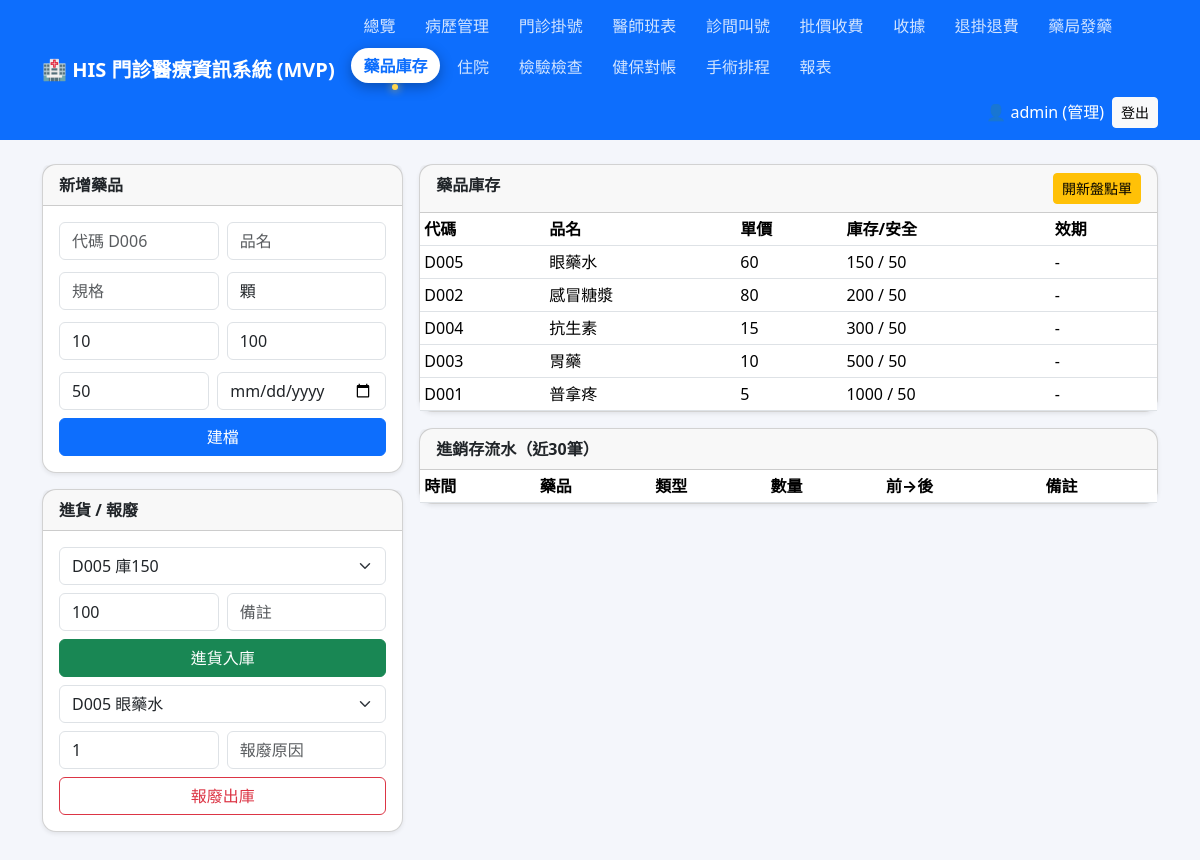
The app's page /inventory.php (signed in) with its own data.
### tables this page shows
CREATE TABLE IF NOT EXISTS drugs (
  id INT AUTO_INCREMENT PRIMARY KEY,
  code VARCHAR(30) NOT NULL UNIQUE,
  name VARCHAR(100) NOT NULL,
  spec VARCHAR(100) NULL,
  unit VARCHAR(20) NOT NULL DEFAULT '顆',
  price INT NOT NULL DEFAULT 0 COMMENT '單價(元)',
  stock INT NOT NULL DEFAULT 100,
  safety_stock INT NOT NULL DEFAULT 50,
  expiry DATE NULL,
  created_at TIMESTAMP DEFAULT CURRENT_TIMESTAMP
);

### includes/functions.php (called while the page is built, shortened)
<?php
function h($s) { return htmlspecialchars((string)$s, ENT_QUOTES, 'UTF-8'); }

### inventory.php (the view, shortened to what this page needs)
<?php
require_once __DIR__ . '/includes/header.php';
$pdo = db();
$drugs = $pdo->query('SELECT * FROM drugs ORDER BY stock ASC')->fetchAll();
$txns = $pdo->query('SELECT t.*, g.code, g.name FROM stock_txns t JOIN drugs g ON g.id=t.drug_id ORDER BY t.id DESC LIMIT 30')->fetchAll();
?>
<div class="row g-3">
<div class="col-md-4">
<div class="card shadow-sm"><div class="card-header fw-bold">新增藥品</div><div class="card-body">
<form method="post"><input type="hidden" name="act" value="new_drug">
<div class="row g-2"><div class="col"><input name="code" class="form-control" placeholder="代碼 D006" required></div><div class="col"><input name="name" class="form-control" placeholder="品名" required></div></div>
<div class="row g-2 mt-1"><div class="col"><input name="spec" class="form-control" placeholder="規格"></div><div class="col"><input name="unit" class="form-control" value="顆"></div></div>
<div class="row g-2 mt-1"><div class="col"><input name="price" type="number" class="form-control" value="10"></div><div class="col"><input name="stock" type="number" class="form-control" value="100"></div></div>
<div class="row g-2 mt-1"><div class="col"><input name="safety_stock" type="number" class="form-control" value="50"></div><div class="col"><input name="expiry" type="date" class="form-control"></div></div>
<button class="btn btn-primary w-100 mt-2">建檔</button></form></div></div>
<div class="card shadow-sm mt-3"><div class="card-header fw-bold">進貨 / 報廢</div><div class="card-body">
<form method="post"><input type="hidden" name="act" value="purchase">
<select name="drug_id" class="form-select mb-2"><?php foreach ($drugs as $d): ?><option value="<?= $d['id'] ?>"><?= h($d['code'].' 庫'.$d['stock']) ?></option><?php endforeach; ?></select>
<div class="row g-2"><div class="col"><input name="qty" type="number" value="100" min="1" class="form-control"></div><div class="col"><input name="note" class="form-control" placeholder="備註"></div></div>
<button class="btn btn-success w-100 mt-2">進貨入庫</button></form>
<form method="post" class="mt-2"><input type="hidden" name="act" value="discard">
<select name="drug_id" class="form-select mb-2"><?php foreach ($drugs as $d): ?><option value="<?= $d['id'] ?>"><?= h($d['code'].' '.$d['name']) ?></option><?php endforeach; ?></select>
<div class="row g-2"><div class="col"><input name="qty" type="number" value="1" min="1" class="form-control"></div><div class="col"><input name="note" class="form-control" placeholder="報廢原因"></div></div>
<button class="btn btn-outline-danger w-100 mt-2">報廢出庫</button></form></div></div>
</div>
<div class="col-md-8">
<div class="card shadow-sm"><div class="card-header fw-bold d-flex justify-content-between">藥品庫存 <a class="btn btn-sm btn-warning" href="inventory.php?new_st=1">開新盤點單</a></div>
<table class="table table-sm table-hover mb-0"><tr><th>代碼</th><th>品名</th><th>單價</th><th>庫存/安全</th><th>效期</th></tr>
<?php foreach ($drugs as $d): ?><tr class="<?= $d['stock'] <= $d['safety_stock'] ? 'table-warning' : '' ?>">
<td><?= h($d['code']) ?></td><td><?= h($d['name']) ?></td><td><?= number_format($d['price']) ?></td>
<td><?= $d['stock'] ?> / <?= $d['safety_stock'] ?><?= $d['stock'] <= $d['safety_stock'] ? ' ⚠' : '' ?></td><td><?= h($d['expiry'] ?? '-') ?></td></tr><?php endforeach; ?></table></div>
<div class="card shadow-sm mt-3"><div class="card-header fw-bold">進銷存流水（近30筆）</div>
<table class="table table-sm mb-0"><tr><th>時間</th><th>藥品</th><th>類型</th><th>數量</th><th>前→後</th><th>備註</th></tr>
<?php foreach ($txns as $t): ?><tr><td><?= h($t['created_at']) ?></td><td><?= h($t['code']) ?></td><td><?= h($t['txn_type']) ?></td>
<td><?= ($t['qty'] > 0 ? '+' : '') . $t['qty'] ?></td><td><?= $t['before_stock'] ?>→<?= $t['after_stock'] ?></td><td><?= h($t['note'] ?? '') ?></td></tr><?php endforeach; ?></table></div>
</div></div>
<?php require_once __DIR__ . '/includes/footer.php'; ?>

### includes/header.php (shortened to what this page needs)
<?php
require_once __DIR__ . '/functions.php';
$user = $_SESSION['user'] ?? null;
$cur = basename($_SERVER['SCRIPT_NAME'] ?? '');
function nav_active($f) { global $cur; return $cur === $f ? 'active' : ''; }
?>
<!doctype html>
<html lang="zh-Hant">
<head>
<link href="https://cdn.jsdelivr.net/npm/bootstrap@5.3.3/dist/css/bootstrap.min.css" rel="stylesheet">
</head>
<body>
<nav class="navbar navbar-expand-lg navbar-dark bg-primary mb-4">
  <div class="container">
    <a class="navbar-brand fw-bold" href="index.php">🏥 <?= h(APP_NAME) ?></a>
    <div class="collapse navbar-collapse" id="nav">
      <ul class="navbar-nav me-auto">
        <li class="nav-item"><a class="nav-link <?= nav_active('index.php') ?>" href="index.php">總覽</a></li>
        <li class="nav-item"><a class="nav-link <?= nav_active('patients.php') ?>" href="patients.php">病歷管理</a></li>
        <li class="nav-item"><a class="nav-link <?= nav_active('register.php') ?>" href="register.php">門診掛號</a></li>
        <li class="nav-item"><a class="nav-link <?= nav_active('schedules.php') ?>" href="schedules.php">醫師班表</a></li>
        <li class="nav-item"><a class="nav-link <?= nav_active('queue.php') ?>" href="queue.php">診間叫號</a></li>
        <li class="nav-item"><a class="nav-link <?= nav_active('billing.php') ?>" href="billing.php">批價收費</a></li>
        <li class="nav-item"><a class="nav-link <?= nav_active('receipt.php') ?>" href="billing.php">收據</a></li>
        <li class="nav-item"><a class="nav-link <?= nav_active('refund.php') ?>" href="refund.php">退掛退費</a></li>
        <li class="nav-item"><a class="nav-link <?= nav_active('pharmacy.php') ?>" href="pharmacy.php">藥局發藥</a></li>
        <li class="nav-item"><a class="nav-link <?= nav_active('inventory.php') ?>" href="inventory.php">藥品庫存</a></li>
        <li class="nav-item"><a class="nav-link <?= nav_active('ipd.php') ?>" href="ipd.php">住院</a></li>
        <li class="nav-item"><a class="nav-link <?= nav_active('lab.php') ?>" href="lab.php">檢驗檢查</a></li>
        <li class="nav-item"><a class="nav-link <?= nav_active('nhi.php') ?>" href="nhi.php">健保對帳</a></li>
        <li class="nav-item"><a class="nav-link <?= nav_active('surgery.php') ?>" href="surgery.php">手術排程</a></li>
        <li class="nav-item"><a class="nav-link <?= nav_active('reports.php') ?>" href="reports.php">報表</a></li>
      </ul>
      <div class="nav-user">
      <span class="navbar-text text-white">👤 <?= h($user['username'] ?? '') ?> (<?= h($user['role'] ?? '') ?>)</span>
      <a class="btn btn-light btn-sm" href="logout.php">登出</a>
      </div>
    </div>
  </div>
</nav>
<div class="container pb-5">

### includes/footer.php (shortened to what this page needs)
</div>
</body>
</html>

### includes/header.php (style rules this page uses)
body { background:#f4f6fb }
.card { border-radius:14px }
#nav { flex-wrap:wrap;row-gap:8px }
#nav .navbar-nav { flex-wrap:wrap;row-gap:6px;column-gap:4px }
#nav .nav-link { position:relative;white-space:nowrap;padding:.35rem .8rem;border-radius:999px;font-weight:500; color:rgba(255,255,255,.82)!important;transition:all .22s ease }
#nav .nav-link.active { color:#0d6efd!important;background:#fff;font-weight:800; box-shadow:0 4px 14px rgba(0,0,0,.3);transform:translateY(-1px) }
#nav .nav-link.active::after { content:'';position:absolute;left:50%;bottom:-7px;transform:translateX(-50%); width:6px;height:6px;border-radius:50%;background:#ffd54d;box-shadow:0 0 8px #ffd54d }
#nav .nav-user { display:flex;align-items:center;gap:.5rem;flex-wrap:wrap;row-gap:6px;margin-left:auto }
#nav .navbar-text { white-space:nowrap }
#nav .btn { white-space:nowrap }

### records on screen
drugs: code "D005", name "眼藥水", price "60", stock "150", safety_stock "50", expiry "-"
drugs: code "D002", name "感冒糖漿", price "80", stock "200", safety_stock "50", expiry "-"
drugs: code "D004", name "抗生素", price "15", stock "300", safety_stock "50", expiry "-"
drugs: code "D003", name "胃藥", price "10", stock "500", safety_stock "50", expiry "-"
drugs: code "D001", name "普拿疼", price "5", stock "1000", safety_stock "50", expiry "-"

### other values on screen
APP_NAME "HIS 門診醫療資訊系統 (MVP)"
$user['username'] "admin"
$user['role'] "管理"
form field drug_id "D005 庫150"
form field drug_id "D005 眼藥水"
